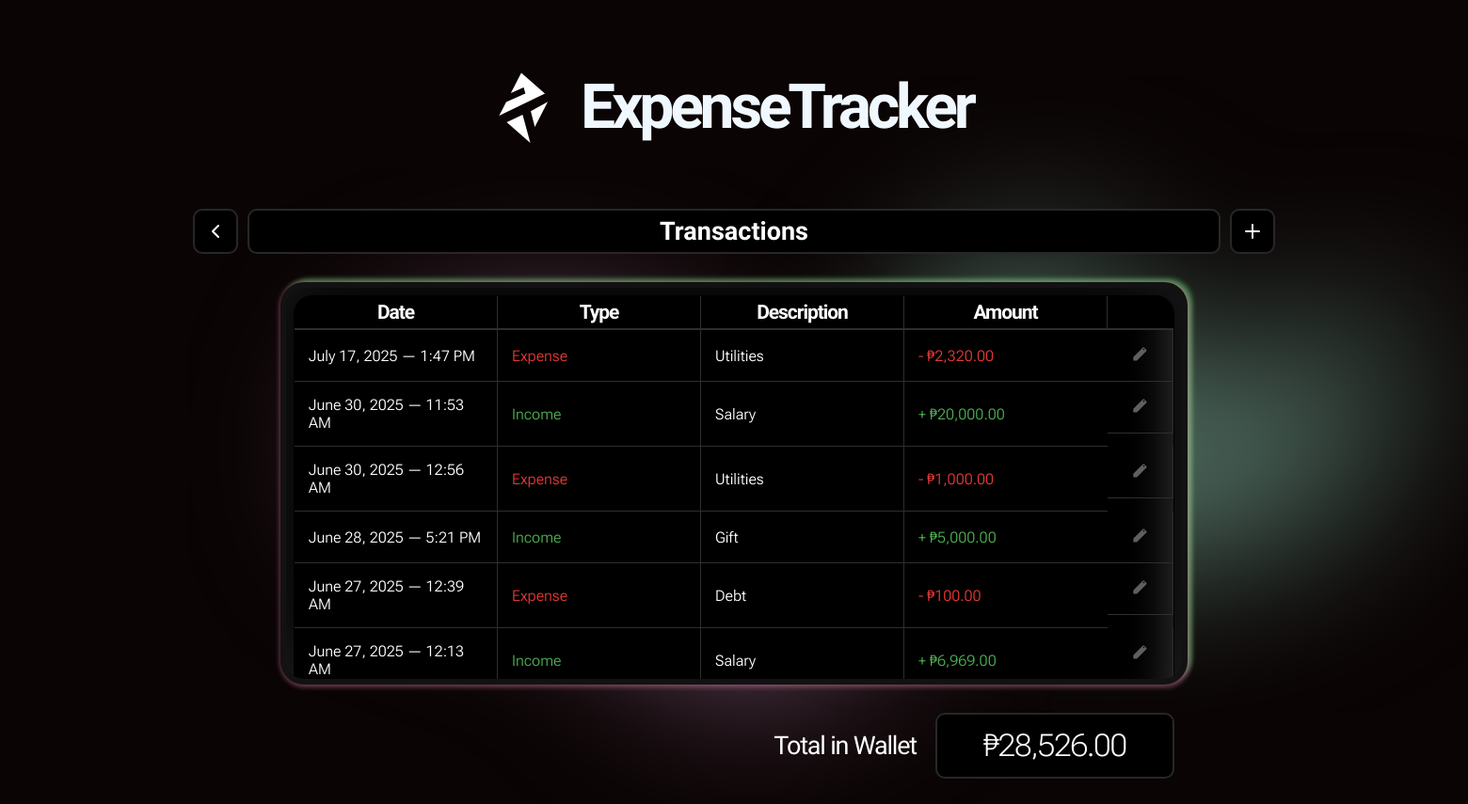
The app's page /records.php with its own data.
### tables this page shows
CREATE TABLE `expenses` (
  `RecordID` int(11) NOT NULL AUTO_INCREMENT,
  `Type` varchar(30) NOT NULL,
  `Description` varchar(100) NOT NULL,
  `Date` datetime NOT NULL,
  `Amount` double NOT NULL,
  PRIMARY KEY (`RecordID`)
);

### records.php (the view, shortened to what this page needs)
<?php
$conn = new mysqli("localhost", "root", "", "exptrack");
$expenses = [];
$expenseQuery = "SELECT * from expenses ORDER BY date DESC";
$expenseStmt = $conn->prepare($expenseQuery);
$expenseStmt->execute();
$expenseResult = $expenseStmt->get_result();
while ($row = $expenseResult->fetch_assoc()) {
    $expenses[] = $row;
}
?>
<!DOCTYPE html>
<html lang="en">
<head>
    <link href="./styles.css" rel="stylesheet">
</head>
<body>
    <div class="bg">
        <div class="pink">
        </div>
        <div class="green">
        </div>
    </div>
    <div class="content">
        <div class="header">
            <div class="title">
                <img src="./logo.svg">
                <h2>ExpenseTracker</h2>
            </div>
        </div>
        <div class="wrapper">
            <div class="uppermenuholder">
            <div class="backbutton upperbtn" onclick="window.location.href='./index.php'">
                <svg width="24" height="24" viewBox="0 0 24 24" fill="none" xmlns="http://www.w3.org/2000/svg">
                    <path d="M15 18L9 12L15 6" stroke="white" stroke-width="2" stroke-linecap="round" stroke-linejoin="round"/>
                </svg>
            </div>
            <div class="titletableheader">Transactions</div>
            <div id="addbtn" class="uaddbutton upperbtn" onclick="toggleAddModal()">
                 <svg width="24" height="24" viewBox="0 0 24 24" fill="none" xmlns="http://www.w3.org/2000/svg">
                   <path d="M12 5V19M5 12H19" stroke="white" stroke-width="2" stroke-linecap="round" stroke-linejoin="round"/>
                </svg>
            </div>
            </div>
            <div class="tableframe">
                <table class="expense-table">
                    <thead>
                        <tr>
                            <th>Date</th>
                            <th>Type</th>
                            <th>Description</th>
                            <th>Amount</th>
                            <th style="width: 60px;"> </th>
                        </tr>
                    </thead>
                    <tbody>
                        <?php foreach ($expenses as $expense): ?>
                            <tr>
                                <td>
                                    <?= (new DateTime($expense['Date']))->format('F d, Y — g:i A') ?>
                                </td>
                                <td class="<?= $expense['Type'] === 'Income' ? 'type-income' : 'type-expense' ?>">
                                    <?= htmlspecialchars($expense['Type']) ?>
                                </td>
                                <td><?= htmlspecialchars($expense['Description']) ?></td>
                                <td class="amtcell <?= $expense['Type'] === 'Income' ? 'amt-income' : 'amt-expense' ?>">
                                    <?= $expense['Type'] === 'Income' ? '+ ' : '- ' ?>₱<?= number_format($expense['Amount'], 2) ?>
                                </td>
                                <td class="action-cell">
                                    <a href="edit.php?id=<?= $expense['RecordID'] ?>" class="action-btn edit" title="Edit">
                                        <svg xmlns="http://www.w3.org/2000/svg" width="20" height="20" fill="white" viewBox="0 0 24 24">
                                            <path d="M4 21h4.586l11.95-11.95a1.5 1.5 0 0 0 0-2.121l-2.464-2.464a1.5 1.5 0 0 0-2.121 0L4 16.414V21zM17.293 5.293l1.414 1.414-1.172 1.172-1.414-1.414 1.172-1.172z"/>
                                        </svg>
                                    </a>
                                </td>
                            </tr>
                        <?php endforeach; ?>
                    </tbody>
                </table>
            </div>
            <div class="totalframe">
                Total in Wallet
                <div class="totalbox">
                    <?php
                        $total = 0;
                        foreach ($expenses as $expense):
                        $total = ($expense['Type'] === 'Income')
                            ? $total + $expense['Amount']
                            : $total - $expense['Amount'];
                        endforeach;
                        echo "₱" . number_format($total, 2);
                    ?>
                </div>
            </div>
        </div>
    </div>
</body>
</html>

### styles.css (style rules this page uses)
body { font-family: 'Roboto Flex', sans-serif; display: flex; align-items: center; justify-content: center; margin: 0; background-color: #0A0404; }
.bg { display: flex; position: absolute; z-index: -100; left: 200px; top: 80px; }
.green { width: 553.5px; height: 294.694px; flex-shrink: 0; }
.pink { width: 547px; height: 336.5px; flex-shrink: 0; margin-top: 100px; }
.header h2 { font-family: "Work Sans", sans-serif; text-align: center; font-size: 66px; font-weight: 600; margin-bottom: 0; }
.header { max-width: 800px; width: 100%; margin: 0 auto; display: flex; flex-direction: column; justify-content: center; align-items: center; text-align: center; padding: 20px; box-sizing: border-box; }
.content { display: flex; justify-content: center; align-items: center; width: 100%; flex-direction: column; }
.title { display: flex; flex-direction: row; align-items: center; gap: 20px; }
.title h2 { letter-spacing: -4.28px; color: aliceblue; }
.title img { width: 70.58px; align-self: flex-end; vertical-align: middle; display: inline-block; }
.expense-table { color: white; border-radius: 20px; border-collapse: collapse; background: #000; box-shadow: -54px -60px 45px -50px rgba(255, 255, 255, 0.21) inset; backdrop-filter: blur(11.399999618530273px); width: 100%; border: 0.5px solid black; z-index: 2; overflow: hidden; table-layout: fixed; position: relative; }
.expense-table th, .expense-table tr { color: inherit; padding: 5px; color: #FFF; }
.expense-table thead th { background-color: #000; position: sticky; top: 0; z-index: 5; border-bottom: 2px solid rgb(46, 46, 46); }
.expense-table th { border: 0.2px solid rgb(46, 46, 46); text-align: center; font-family: "Work Sans"; font-size: 21px; font-style: normal; font-weight: 600; line-height: normal; letter-spacing: -1.05px; }
.expense-table td { border: 0.2px solid rgb(46, 46, 46); padding: 15px; font-family: "Roboto Flex", sans-serif; font-weight: 300; }
.tableframe { padding: 8px; display: flex; justify-content: center; align-items: flex-start; border-radius: 25px; border: 6px solid #121212; background: #000; box-shadow: 0px 5px 17.8px 26px rgba(0, 0, 0, 0.61) inset, -8px -18px 79.5px 9px rgba(255, 255, 255, 0.25) inset, 1px 1px 5px 2px rgba(255, 141, 187, 0.4), 5px -4px 5px 0px rgba(99, 255, 128, 0.4); backdrop-filter: blur(11.399999618530273px); width: 60%; flex-shrink: 0; max-height: 400px; overflow-y: auto; position: relative; }
.tableframe { scrollbar-width: thin; scrollbar-color: rgba(255, 255, 255, 0.2) transparent; }
.action-cell { display: flex; justify-content: center; gap: 8px; padding: 10px; border-left: none !important; border-top: none !important; }
.amtcell { border-right: none !important; }
.action-btn svg { transition: fill 0.2s ease; cursor: pointer; fill: #5f5f5f; }
.type-income { color: #4CAF50; font-weight: 500; }
.type-expense { color: #E53935; font-weight: 500; }
.amt-income { color: #4CAF50; }
.amt-expense { color: #E53935; }
.wrapper { width: 100%; display: flex; flex-direction: column; align-items: center; margin: 0 auto; }
.uppermenuholder { display: flex; align-items: center; gap: 10px; margin-bottom: 30px; margin-top: 50px; }
.upperbtn { display: flex; justify-content: center; height: 44px; width: 44px; flex-shrink: 0; background: #000; border-radius: 10px; border: 2px solid #272727; transition: all 0.3s ease-in-out; align-items: center; }
.titletableheader { display: flex; flex: 1; height: 44px; width: 1030px; align-items: center; justify-content: center; border-radius: 10px; border: 2px solid #272727; background: #000; color: #FFF; font-family: "Work Sans"; font-size: 27px; font-weight: 600; z-index: 10; }
.totalframe { width: 60%; margin-top: 30px; display: flex; justify-content: end; color: white; color: #FFF; align-items: center; text-align: center; font-family: "Work Sans"; font-size: 27px; font-style: normal; font-weight: 500; line-height: normal; letter-spacing: -1.20px; gap: 20px; }
.totalbox { align-items: center; justify-content: center; display: flex; border-radius: 10px; border: 2px solid #272727; background: #000; backdrop-filter: blur(11.399999618530273px); width: 250px; height: 66px; font-family: "Roboto Flex", sans-serif; font-size: 33px; font-style: normal; font-weight: 200; }

### records on screen
expenses: Date "July 17, 2025 — 1:47 PM", Type "Expense", Description "Utilities", Amount "2,320.00"
expenses: Date "June 30, 2025 — 11:53 AM", Type "Income", Description "Salary", Amount "20,000.00"
expenses: Date "June 30, 2025 — 12:56 AM", Type "Expense", Description "Utilities", Amount "1,000.00"
expenses: Date "June 28, 2025 — 5:21 PM", Type "Income", Description "Gift", Amount "5,000.00"
expenses: Date "June 27, 2025 — 12:39 AM", Type "Expense", Description "Debt", Amount "100.00"
expenses: Date "June 27, 2025 — 12:13 AM", Type "Income", Description "Salary", Amount "6,969.00"

### other values on screen
$total "28,526.00"
